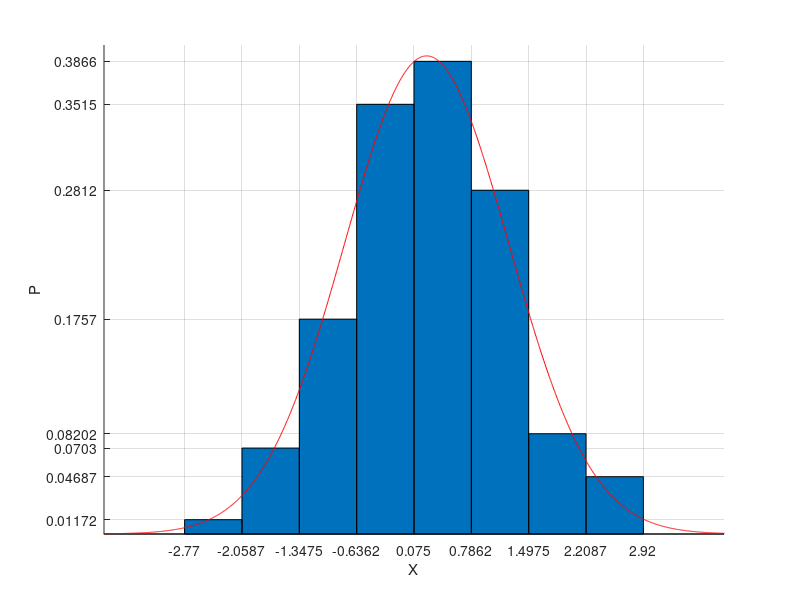
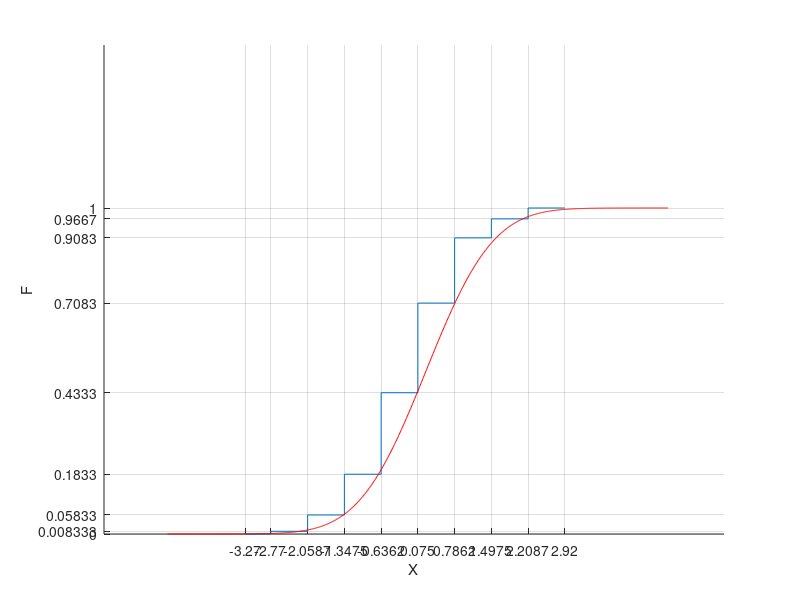

The MATLAB script that drew these images, in order:
function lab1()

    function myhist()

        centers = zeros(1, m);
        heights = zeros(1, m);

        for i = 1:m
            heights(i) = counts(i) / (n * delta);
        end

        for i = 1:m
            centers(i) = bins(i + 1) - (delta / 2);
        end

        fprintf("Высоты столбцов гистограммы:\n");
        for i = 1:m
            fprintf("%d-ый столбец : %f\n", i, heights(i));
        end

        set(gca, "xtick", bins);
        set(gca, "ytick", sort(heights));
        set(gca, "xlim", [min(bins) - 1, max(bins) + 1]);
        bar(centers, heights, 1);
        
        nodes = (m_min - 5):(S / 250):(m_max + 5);
        X_pdf = normpdf(nodes, mu, sqrt(S));
        plot(nodes, X_pdf, "r");
    end

    function mycdf()
        heights = zeros(1, m + 2);
        bins = [(min(bins) - 0.5) bins];
        counts = [0 counts 0];

        acc = 0;
        m = m + 2;
        for i = 2:m
            acc = acc + counts(i);
            heights(i) = acc / n;
        end

        for i = 2:m
            fprintf("x = %f : F(x) = %f\n", bins(i), heights(i));
        end

        binsSet = bins;
        heightsSet = heights;
        heightsSet(end) = [];

        set(gca, "xtick", binsSet);
        set(gca, "ylim", [0, 1.5]);
        set(gca, "ytick", heightsSet);
        stairs(bins, heights);

        nodes = (m_min - 2):(S / 100):(m_max + 2);
        X_cdf = normcdf(nodes, mu, sqrt(S));
        plot(nodes, X_cdf, "r");
    end
    
    X = [-0.45,-0.33,2.92,-1.25,-1.20,0.05,-0.53,-0.19,1.49,0.67,...
        0.22,1.23,0.50,-0.92,0.90,-1.52,-0.15,-1.24,-0.47,-0.45,...
        0.18,-0.05,1.58,1.74,2.37,-0.24,-1.34,1.05,1.28,1.37,1.18,...
        0.22,0.11,0.28,-0.64,-0.39,-1.77,-1.61,0.47,0.77,-0.27,-1.19,...
        -0.25,1.04,-0.16,0.42,0.29,0.10,1.04,0.43,-0.67,0.41,-0.62,...
        -1.49,1.46,-2.77,2.09,0.88,-0.36,-0.71,-0.62,1.34,-0.78,-0.15,...
        2.69,0.92,1.68,-0.12,0.34,0.74,1.72,1.24,0.23,0.76,0.87,...
        -1.52,0.63,-0.56,0.83,0.31,-0.18,0.99,-1.01,0.58,1.21,-1.51,...
        0.65,0.35,-0.37,-0.50,-0.73,0.63,0.33,1.56,-0.98,0.85,0.56,...
        -1.07,1.47,1.44,1.91,0.24,1.34,0.99,1.27,0.11,0.22,-0.25,0.35,...
        -0.03,-0.56,-0.79,2.41,-0.45,-0.44,0.07,0.64,0.69,0.10,-0.28];
    
   
    X = sort(X);

    % вычисление максимального и минимального значения
    
    m_max = max(X);
    m_min = min(X);
    fprintf("----------------------------------------\n");
    fprintf("1. Максимальное значение выборки: M_max = %f.\n", m_max);
    fprintf("   Минимальное значение выборки:  M_min = %f.\n", m_min);
    fprintf("----------------------------------------\n");

    % Вычисление размаха выборки
    
    r = m_max - m_min;
    fprintf("2. Размах выборки: R = %f.\n", r);
    fprintf("----------------------------------------\n");

    % Вычисление оценок математического ожидания и дисперсии
    
    n = length(X);
    mu = sum(X) / n;
    S = sum((X - mu).^2) / (n - 1);
    fprintf("3. Оценка математического ожидания: m = %f.\n", mu);
    fprintf("   Оценка дисперсии: S^2 = %f.\n", S);
    fprintf("----------------------------------------\n");

    % Группировка значений выборки в m = [log_2 n] + 2 интервала
    
    m = floor(log2(n)) + 2;
    bins = [];
    cur = m_min;
    delta = r / m;

    for i = 1:(m + 1)
        bins(i) = cur;
        cur = cur + delta;
    end

    eps = 1e-6;
    counts = [];

    for i = 1:(m - 1)
        cur = 0;

        for j = 1:n
            if ((X(j) - eps) > bins(i) || abs(bins(i) - X(j)) < eps) && X(j) < (bins(i + 1) - eps)
                cur = cur + 1;
            end
        end

        counts(i) = cur;
    end

    cur = 0;
    for i = 1:n
        if (bins(m) < X(i) || abs(bins(m) - X(i)) < eps) && (X(i) < bins(m + 1) || abs(bins(m + 1) - X(i)) < eps)
            cur = cur + 1;
        end
    end

    counts(m) = cur;

    fprintf("4. Группировка значений выборки в %d интервалов:\n", m);
    for i = 1:(m)
        fprintf("Интервал №%d [%f : %f) - %d значений из выборки.\n", i, bins(i), bins(i + 1), counts(i));
    end
    fprintf("----------------------------------------\n");

    % Построение гистограммы и функции плотности распределения нормальной СВ.

    fprintf("5. Построение гистограммы и графика функции плотности распределения нормальной СВ.\n");
    figure;
    hold on;
    grid on;
    myhist();
    xlabel('X')
    ylabel('P')
    hold off;
    fprintf("----------------------------------------\n");

    % Построение графика эмпирической функции распределения и функции распределения нормальной СВ.
    fprintf("6. Построение графика эмпирической функции распределения и функции распределения нормальной СВ.\n");
    figure;
    hold on;
    grid on;
    mycdf();
    xlabel('X')
    ylabel('F')
    hold off;
end

